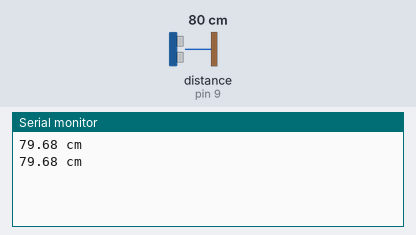
Simulated run of this sketch. Board: Arduino Uno, built with avr-gcc and run on an emulated ATmega328P. On the bench: the last lines printed to the serial monitor. Wiring (inferred from the names in the program): ultrasonic range finder: trigger pin 8; echo pin 9. The inputs (shaded band) are chosen by the test bench; at power-on: distance to the obstacle (sensor on pin 9) 80 cm. The echo pulse lasts 58.3 µs per cm.

Above: at 2.8 s.
2.9 s: distance to the obstacle (sensor on pin 9) set to 2 cm
At 4.6 s:
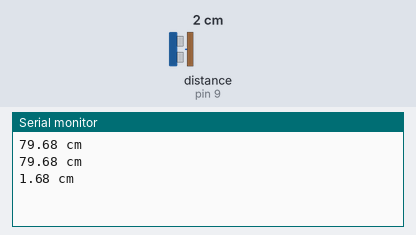
5.6 s: distance to the obstacle (sensor on pin 9) set to 4 cm
At 7.4 s:
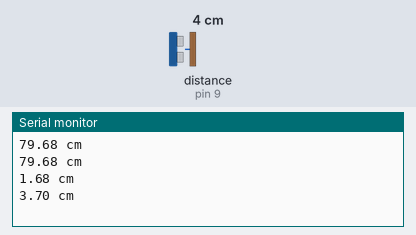
Timing chart, 0 to 8.9 s (numbered marks = the images above; inputs shaded):
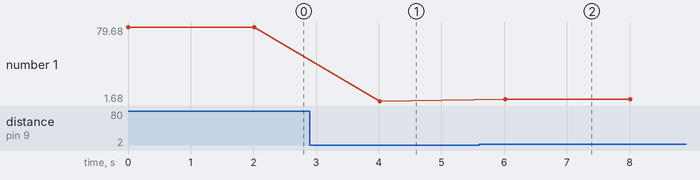

Measured:
- after the input at 2.9 s, the serial monitor: prints a new line after 1.1 s (image 1)
- after the input at 5.6 s, the serial monitor: prints a new line after 0.41 s (image 2)
- plotted number 1: 79.68 → 1.68 after the input at 2.9 s, 1.68 → 3.7 after the input at 5.6 s

The sketch:

Ultrasonics.ino
```cpp
int trig = 8;
int echo = 9; //the echo pin receives the reflected ultrasound, and is HIGH for the duration of the received signal

float pulse_time;
float distance;

void setup() {
  // put your setup code here, to run once:
pinMode(trig,OUTPUT);
pinMode(echo,INPUT);
Serial.begin(9600);
}

void loop() {
  // put your main code here, to run repeatedly:
digitalWrite(trig,LOW);
delayMicroseconds(2); //this guarantees no signal is currently being sent
digitalWrite(trig,HIGH);
delayMicroseconds(10); //send a 10us long burst of ultrasonic pulses -- this can be higher or lower, but 10us seems to work best
digitalWrite(trig,LOW);

pulse_time = pulseIn(echo,HIGH); //look for echo to run high - counts in us

distance = 0.5*pulse_time*0.0343; //calculate the distance using speed of sound as 0.0343cm/us to get a distance in cm.

Serial.print(distance);
Serial.println(" cm");
delay(2000);
}
```
